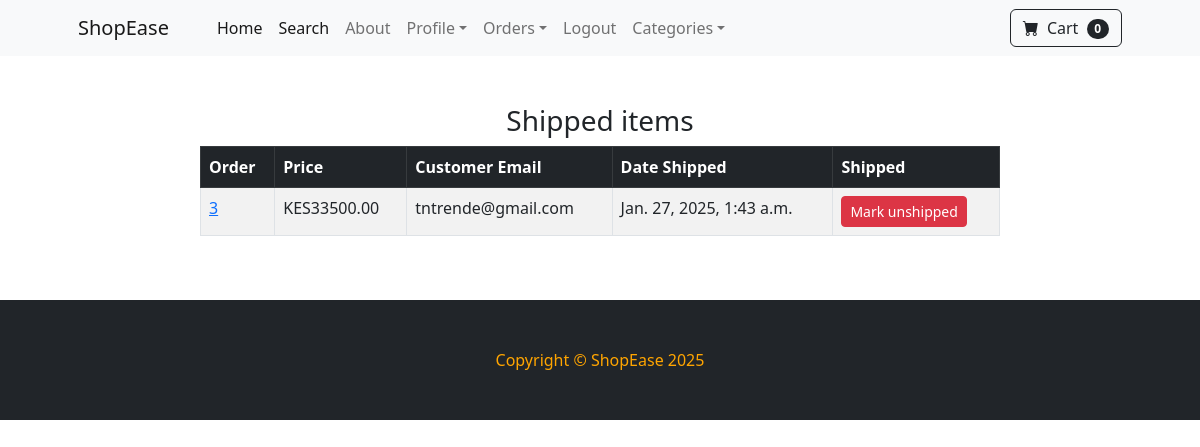
The app's page /payment/dash_shipped (signed in) with its own data.
### payment/models.py (models this page shows, shortened)
class Order(models.Model):
    user = models.ForeignKey(User, on_delete=models.CASCADE, null=True, blank=True)
    full_name = models.CharField(max_length=300)
    email = models.EmailField(max_length=300)
    shipping_address = models.TextField(max_length=14000)
    amount_paid = models.DecimalField(max_digits=8, decimal_places=2)
    date_ordered = models.DateTimeField(auto_now_add=True)
    shipped = models.BooleanField(default=False)
    date_shipped = models.DateTimeField(blank=True, null=True)
    shipped = models.BooleanField(default=False)

### payment/views.py (the view)
# urls.py: path('dash_shipped', views.dash_shipped, name='dash_shipped'),
def dash_shipped(request):
    if request.user.is_authenticated and request.user.is_superuser:
        orders = Order.objects.filter(shipped=True)
        return render(request, "payment/dash_shipped.html", {"orders":orders})
    else:
        messages.success(request, "Access denied!")
        return redirect('home')

### cart/cart.py (called while the page is built)
    def __len__(self):
        return len(self.cart)

### cart/context_processors.py (called while the page is built)
def cart(request):
    return {'cart': Cart(request)}

### payment/templates/payment/dash_shipped.html (shortened to what this page needs)
{% extends 'foundation.html' %}
{% block content %}
        <div class="containter">
            <div class="row">
                <center>
                    <div class="col-8">
                    <br/><br/>
<h3>Shipped items</h3>
<table class="table table-striped table-hover table-bordered">
  <thead class="table-dark">
    <tr>
      <th scope="col">Order</th>
      <th scope="col">Price</th>
      <th scope="col">Customer Email</th>
      <th scope="col">Date Shipped</th>
      <th scope="col">Shipped</th>
    </tr>
  </thead>
  <tbody>
    {% for item in orders %}
    <tr>
      <td><a href="{% url 'orders' item.id %}">{{ item.id }}</a></td>
      <td>KES{{ item.amount_paid }}</td>
      <td>{{ item.email }}</td>
      <td>{{ item.date_shipped }}</td>
       <td>
        <form method="POST">
          <button type="Submit" class="btn btn-danger btn-sm">Mark unshipped</button>
        </form>
      </td>
    </tr>
    {% endfor %}
  </tbody>
</table>
<br/><br/>
                    </div>
                </center>
            </div>
        </div>
{% endblock%}

### records on screen
Order: id "3", amount_paid "33500.00", email "tntrende@gmail.com", date_shipped "Jan. 27, 2025, 1:43 a.m."

### other values on screen
{{ cart|length }} "0"
